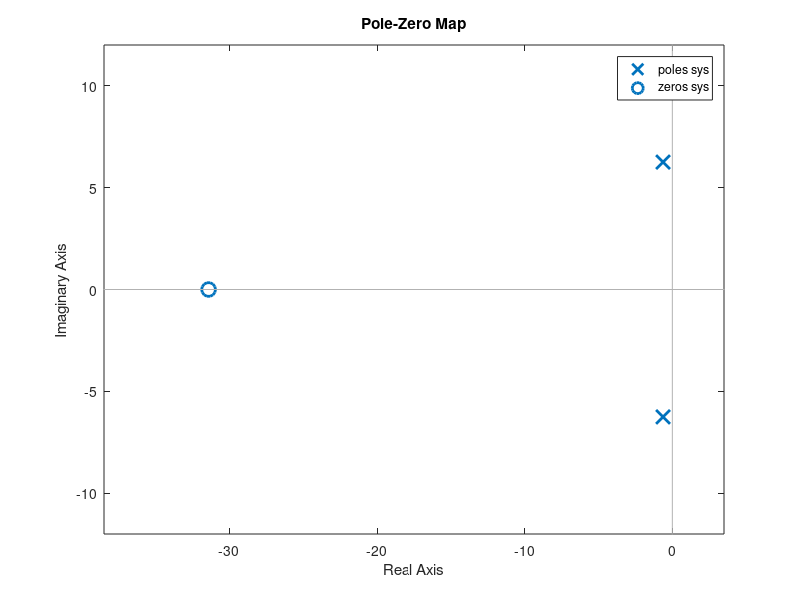
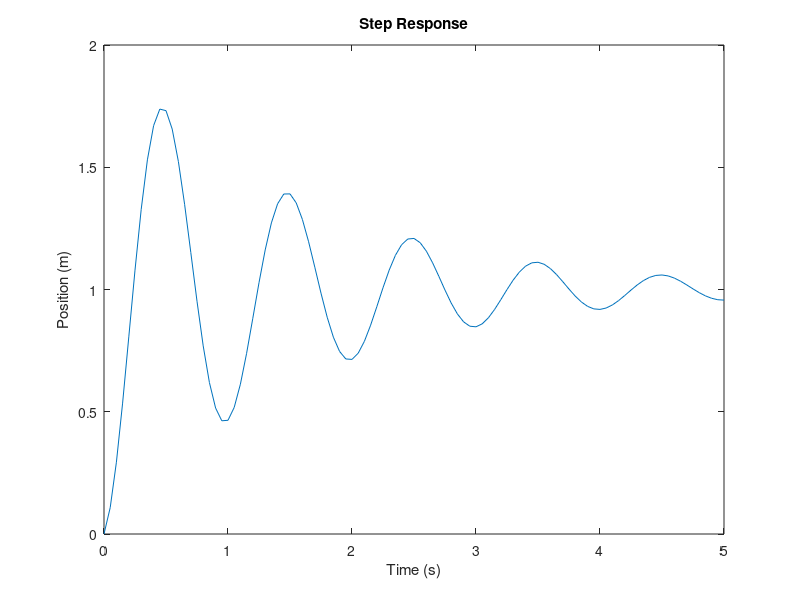

The MATLAB script that drew these images, in order:
clc
clear

% Plot poles and zeros for a mass-spring-damper system with a seismic input

% The transfer function for the system is:
% X(s)/F(s) = (2*zeta*w_n*s + w_n^2)/(s^2 + 2*zeta*w_n*s + w_n^2)

% Define the system parameters that will be used for evaluation
m = 1; % mass (kg)
zeta = 0.1; % damping ratio
w_n = 2*pi; % natural frequency (rad/sec)

% Define the numerator and denominator of the transfer function
num = [2*zeta*w_n w_n^2];
den = [1 2*zeta*w_n w_n^2];

% Now define the transfer function by passing `num` and `den` to the tf()
% function
sys = tf(num,den);

% The poles and zeros for this can be plotted using the pzmap() function
figure(1)
pzmap(sys)
grid off

% Now let's plot the time response to a step input (or step response)

time = 0:0.05:5; % time samples (initial_time:time_spacing:final_time

[xout, t] = step(sys,time);

figure(2)
plot(t,xout)
title('Step Response')
xlabel('Time (s)')
ylabel('Position (m)')